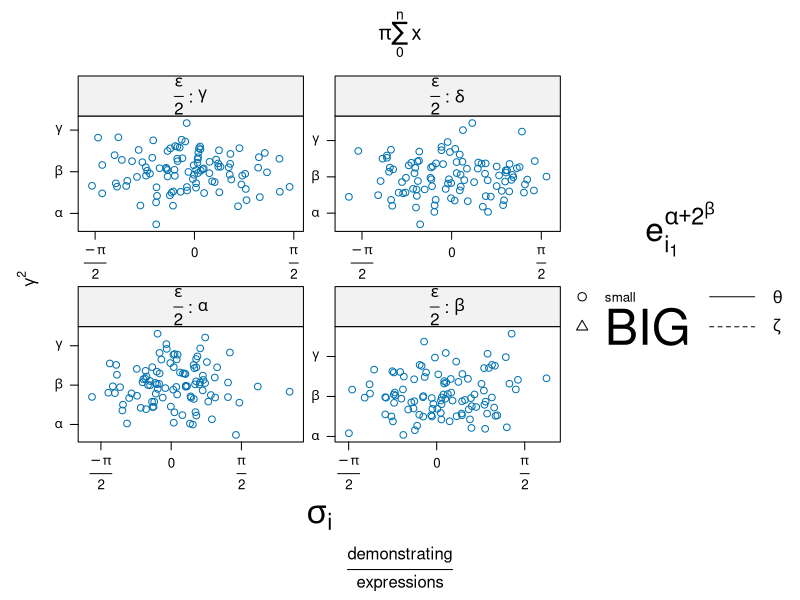
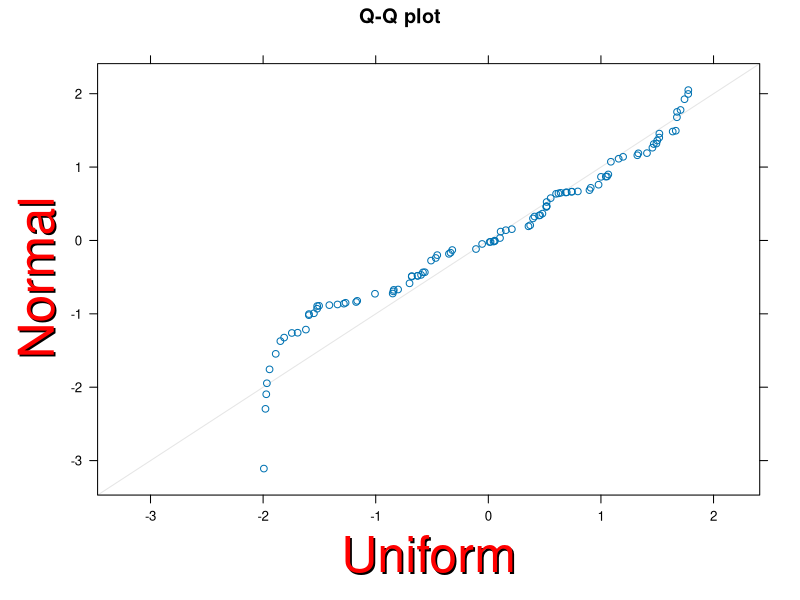
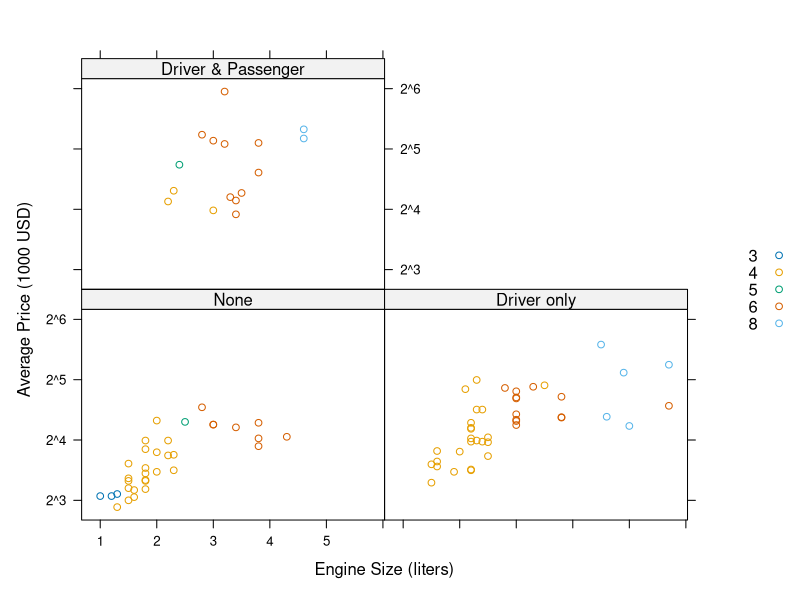
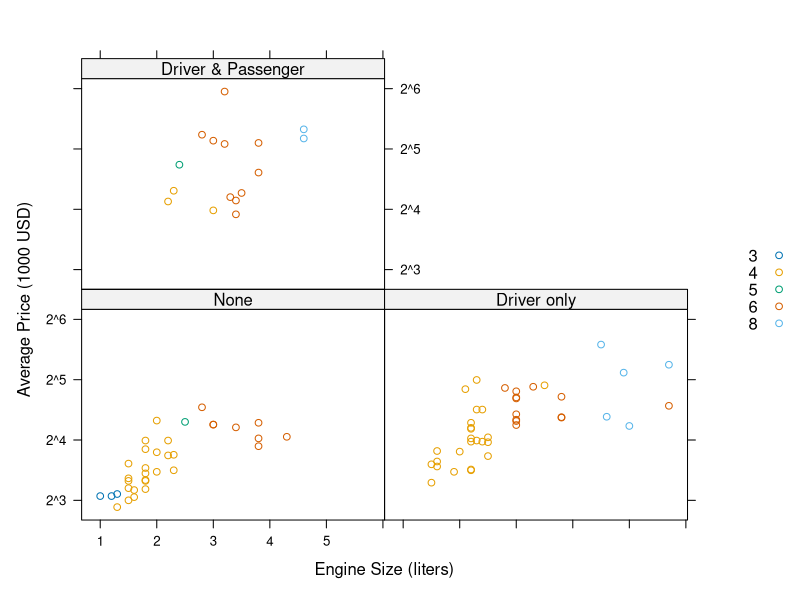
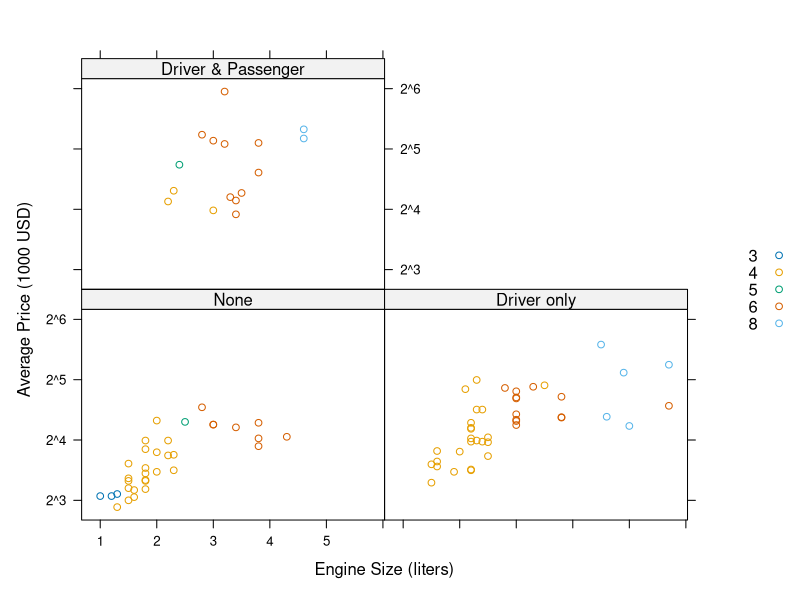
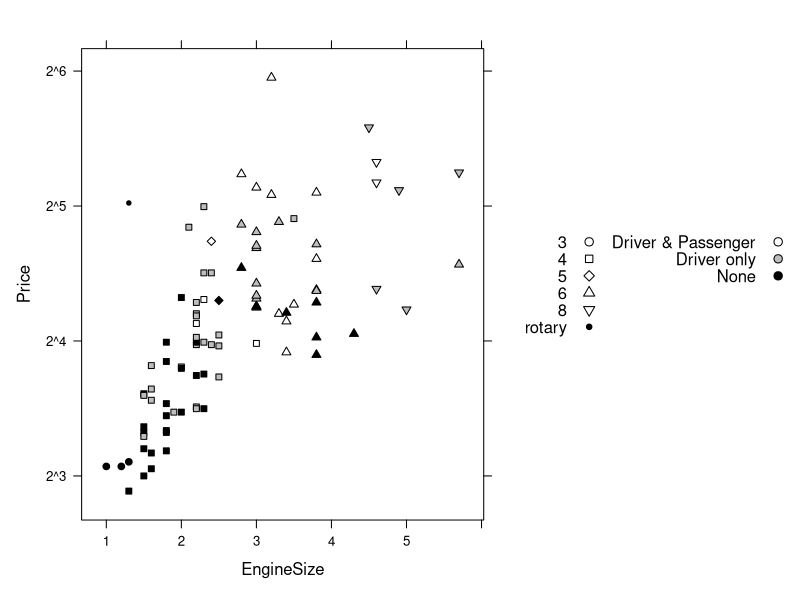
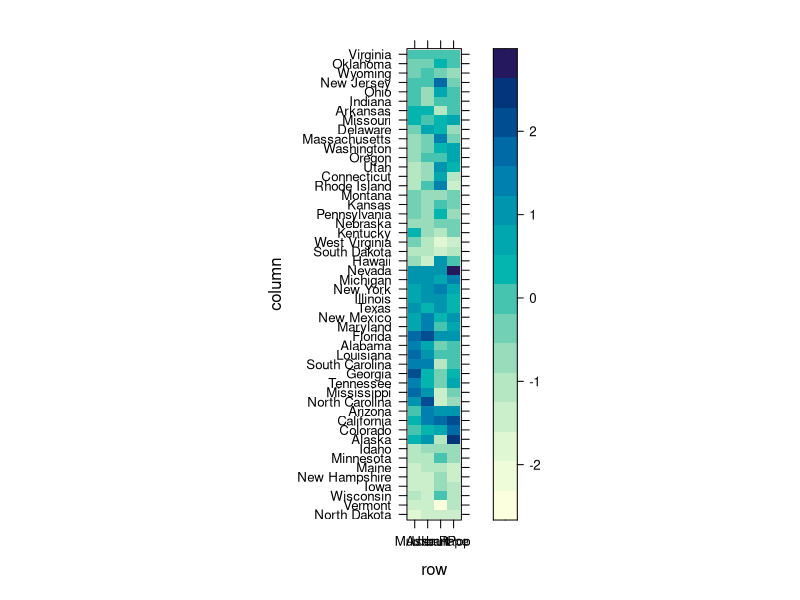
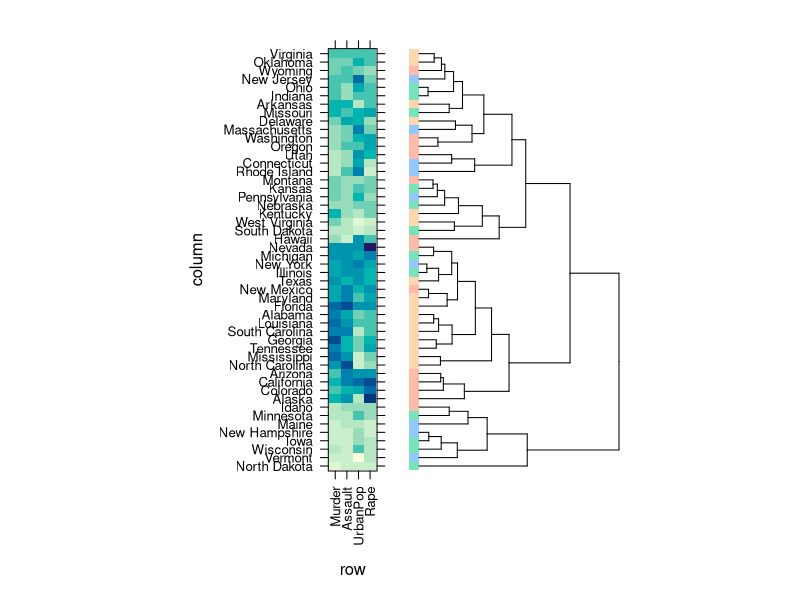

Here is the R script that generated these plots, in order:
## ---- chunk 1
library(lattice)
library(grid)
## ---- chunk 2
demo("labels", package = "lattice")
## ---- chunk 3
data(Cars93, package = "MASS")
Cars93
## ---- chunk 4
table(Cars93$Cylinders)
## ---- chunk 5
sup.sym <- Rows(trellis.par.get("superpose.symbol"), 1:5)
str(sup.sym)
## ---- chunk 6
xyplot(
  Price ~ EngineSize | reorder(AirBags, Price),
  data = Cars93,
  groups = Cylinders,
  subset = Cylinders != "rotary",
  scales = list(y = list(log = 2, tick.number = 3)),
  key = list(
    text = list(levels(Cars93$Cylinders)[1:5]),
    points = sup.sym,
    space = "right"
  ),
  xlab = "Engine Size (liters)",
  ylab = "Average Price (1000 USD)"
)
## ---- chunk 7
xyplot(
  Price ~ EngineSize | reorder(AirBags, Price),
  data = Cars93,
  groups = Cylinders,
  subset = Cylinders != "rotary",
  scales = list(y = list(log = 2, tick.number = 3)),
  key = simpleKey(
    text = levels(Cars93$Cylinders)[1:5],
    space = "right", points = TRUE
  ),
  xlab = "Engine Size (liters)",
  ylab = "Average Price (1000 USD)"
)
## ---- chunk 8
xyplot(
  Price ~ EngineSize | reorder(AirBags, Price),
  data = Cars93,
  groups = Cylinders,
  subset = Cylinders != "rotary",
  scales = list(y = list(log = 2, tick.number = 3)),
  auto.key = list(
    text = levels(Cars93$Cylinders)[1:5],
    space = "right", points = TRUE
  ),
  xlab = "Engine Size (liters)",
  ylab = "Average Price (1000 USD)"
)
## ---- chunk 9
my.pch <- c(21:25, 20)
my.fill <- c("transparent", "grey", "black")
with(
  Cars93,
  xyplot(
    Price ~ EngineSize,
    scales = list(y = list(log = 2, tick.number = 3)),
    panel = function(x, y, ..., subscripts) {
      pch <- my.pch[Cylinders[subscripts]]
      fill <- my.fill[AirBags[subscripts]]
      panel.xyplot(x, y,
        pch = pch,
        fill = fill,
        col = "black"
      )
    },
    key = list(
      space = "right", adj = 1,
      text = list(levels(Cylinders)),
      points = list(pch = my.pch),
      text = list(levels(AirBags)),
      points = list(pch = 21, fill = my.fill),
      rep = FALSE
    )
  )
)
## ---- chunk 10
hc1 <- hclust(dist(USArrests, method = "canberra"))
hc1 <- as.dendrogram(hc1)
## ---- chunk 11
ord.hc1 <- order.dendrogram(hc1)
hc2 <- reorder(hc1, state.region[ord.hc1])
ord.hc2 <- order.dendrogram(hc2)
## ---- chunk 12
levelplot(t(scale(USArrests))[, ord.hc2])
## ---- chunk 13
library(latticeExtra)
region.colors <- trellis.par.get("superpose.polygon")$col
levelplot(t(scale(USArrests))[, ord.hc2],
  scales = list(x = list(rot = 90)),
  colorkey = FALSE,
  legend = list(
    right = list(
      fun = dendrogramGrob,
      args = list(
        x = hc2,
        ord = ord.hc2,
        side = "right",
        size = 10,
        size.add = 0.5,
        add = list(
          rect = list(
            col = "transparent",
            fill = region.colors[state.region]
          )
        ),
        type = "rectangle"
      )
    )
  )
)
